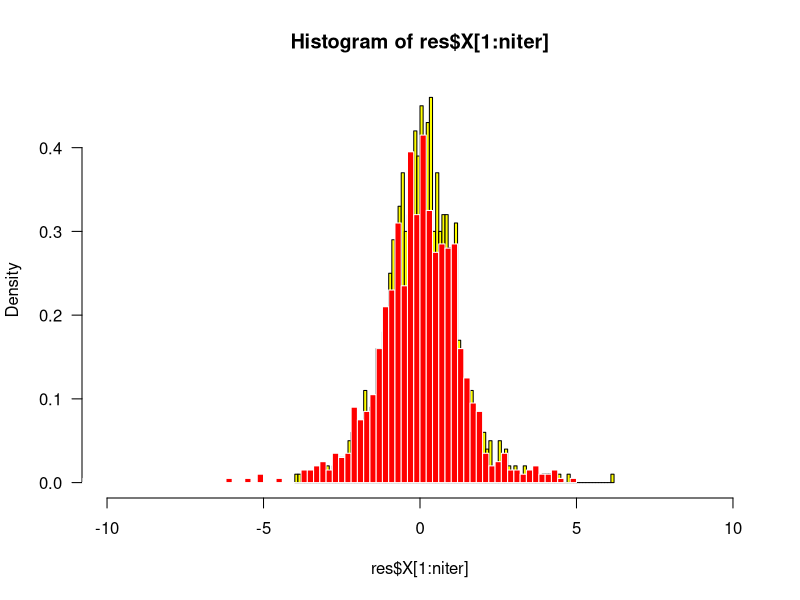
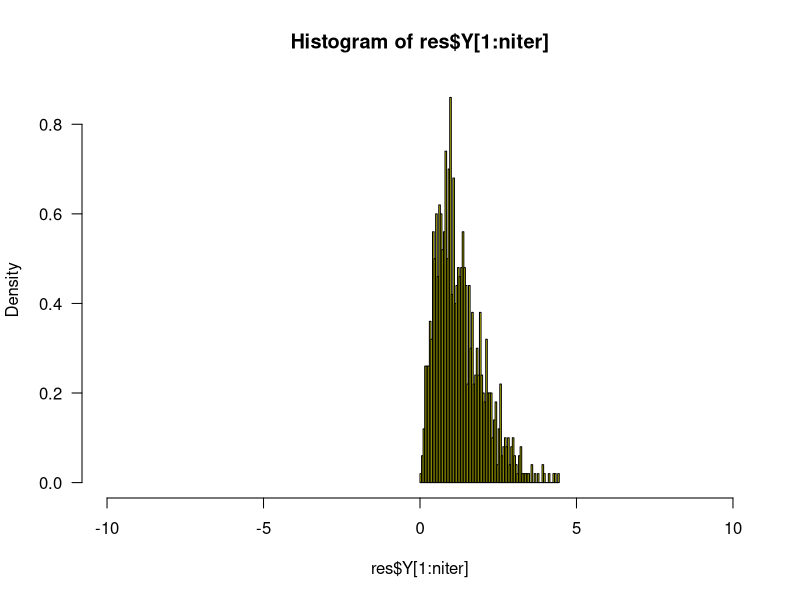

These charts were generated, in order, by the following R code:
#THIS IS COMPLETELY RUBBISH! 
#DO NOT USE
#YOU ARE WARNED!

rm(list=ls())

qtrunc <- function(p, spec, a = -Inf, b = Inf, ...) {
  tt <- p
  G <- get(paste("p", spec, sep = ""), mode = "function")
  Gin <- get(paste("q", spec, sep = ""), mode = "function")
  tt <- Gin(G(a, ...) + p*(G(b, ...) - G(a, ...)), ...)
  return(tt)
}
rtrunc <- function(n, spec, a = -Inf, b = Inf, ...) {
  x <- u <- runif(n, min = 0, max = 1)
  x <- qtrunc(u, spec, a = a, b = b,...)
  return(x)
}

DA_split_algorithm <- function(x_0,niter,d1,d2,x_star) {
  y <- numeric(length = niter)
  x <- numeric(length = niter+1)
  delta <- numeric(length = niter)
  x[1] <- x_0
  for (i in 1:niter) {
    # conditional distribution of Y given X
    y[i] <- rgamma(1, shape = 5/2, scale = 1/(x_star^2/2+2))
    #y[i] <- rtrunc(1, "gamma", d1, d2, shape=5/2, scale=1/(x_star^2/2+2))
    # conditional distribution of X given Y
    x[i+1] <- rnorm(1, 0, sqrt(y[i]^{-1}))
    #draw delta
    if(y[i] > d2 || y[i] < d1) {
      delta[i] = 0
    } else {
      if(x[i]^2 > x_star^2) {
        prob <- exp((x[i]^2-x_star^2)*(y[i]/2-(d2/2)))
      } else {
        prob <- exp((x[i]^2-x_star^2)*(y[i]/2-(d1/2)))
      }
      delta[i] <- rbinom(1,1,prob = prob)
    }
  }
  return(list(X=x,Y=y, delta=delta))
}

niter <- 1000
res <- DA_split_algorithm(1,niter,0.5,2,0)
hist(res$X[1:niter], 100, col='yellow', las=1, border=T, freq=FALSE, xlim=c(c(-10, 10)))
# comparing with the t distribution with 4 degrees of freedom
hist(rt(niter, df=4), 100, col='red', las=1, border=F, freq=FALSE,  xlim=c(-10, 10), add=TRUE)
hist(res$Y[1:niter], 100, col='yellow', las=1, border=T, freq=FALSE, xlim=c(c(-10, 10)))
